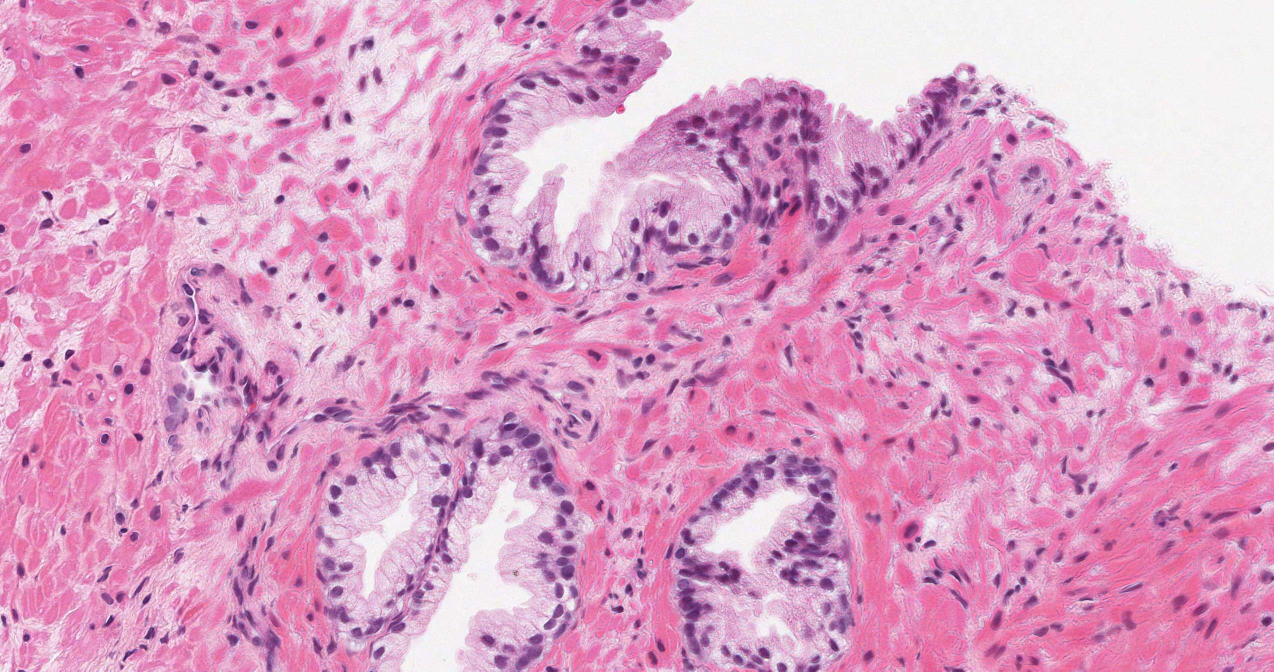
#> input picture data/training-data/78_RLM_YR4.jpg, 2548 x 1343 px, found by its file name (shown at 1/2 size)
$ python caffe_data_prep.py   (Python 2 division)   (older library calls are emulated)
#> lines starting #> are read from the running program, lines starting #| are printed output that depends on the picture
# Prepares data by saving patches of size 'w' from the whole slide image. Also creates a
# meta text file for Caffe which has the patch name and it's corresponding label.
import numpy as np
import matplotlib.image as mpimg
import scipy.misc
import os

root = '/home/sanuj/Projects/'

def saveIm(im, label, h, i, j, k):
    path = root + 'nuclei-net/data/training-data/78_RLM_YR4_3_class_31/' + str(k) + '/'
    # path = root + 'nuclei-net/data/training-data/63_LLM_YR4_3_class_31/' + str(k) + '/'
    name = str(h)+'_'+str(i)+'_'+str(j)+'_'+str(label)+'.jpg'
    if not os.path.exists(path):
        os.makedirs(path)
    text_file = open(path + 'meta.txt', "a")
    scipy.misc.imsave(path + name, im)
    text_file.write(path + name + ' ' + str(label) + '\n')
    print 'saved ' + name + ' in ' + path
    text_file.close()

file_name = root + 'nuclei-net/data/training-data/78_RLM_YR4.jpg'
mask_name = root + 'nuclei-net/data/training-data/tm_78_RLM_YR4.png'
# file_name = root + 'nuclei-net/data/training-data/63_LLM_YR4.jpg'
# mask_name = root + 'nuclei-net/data/training-data/tm_63_LLM_YR4.png'
w = 31          #window size
p = (w-1)/2     #padding

im = mpimg.imread(file_name)
#> im is the input picture: shape (1343, 2548, 3); mean R, G, B 219.9, 159.1, 196.9
# mask = mpimg.imread(mask_name).astype(int) # 2 classes
mask = (mpimg.imread(mask_name)*2).astype(int)
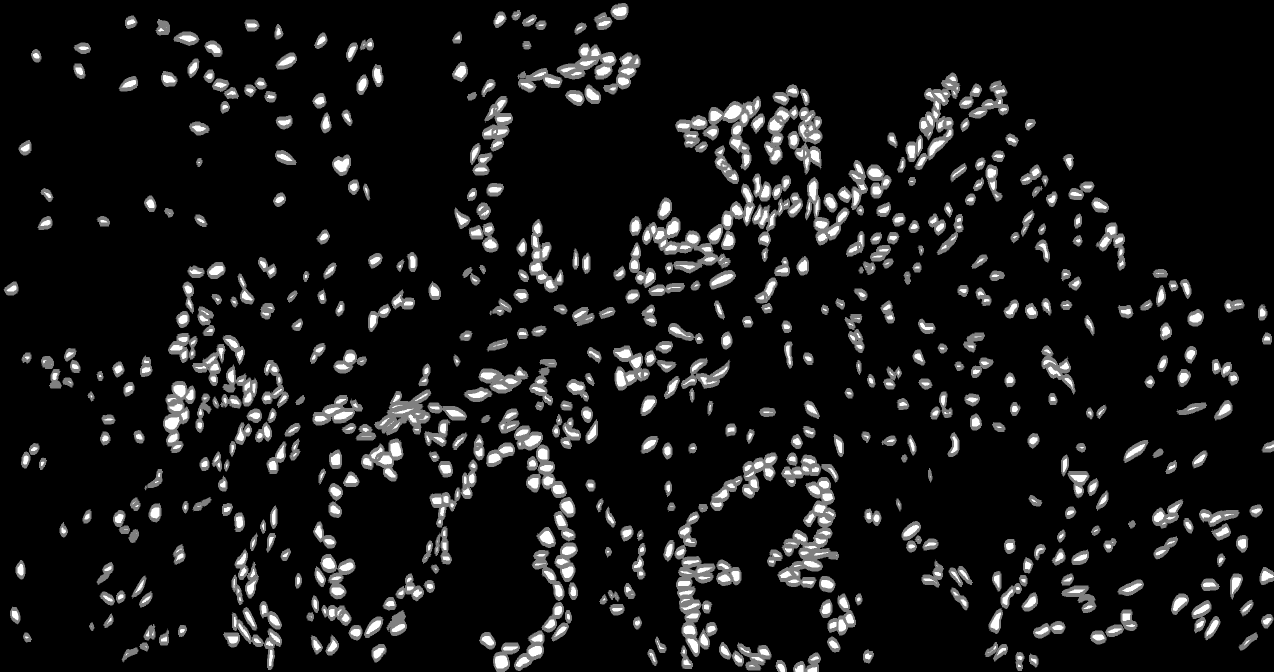
#> input picture data/training-data/tm_78_RLM_YR4.png, 2548 x 1343 px, found by its file name (shown at 1/2 size)
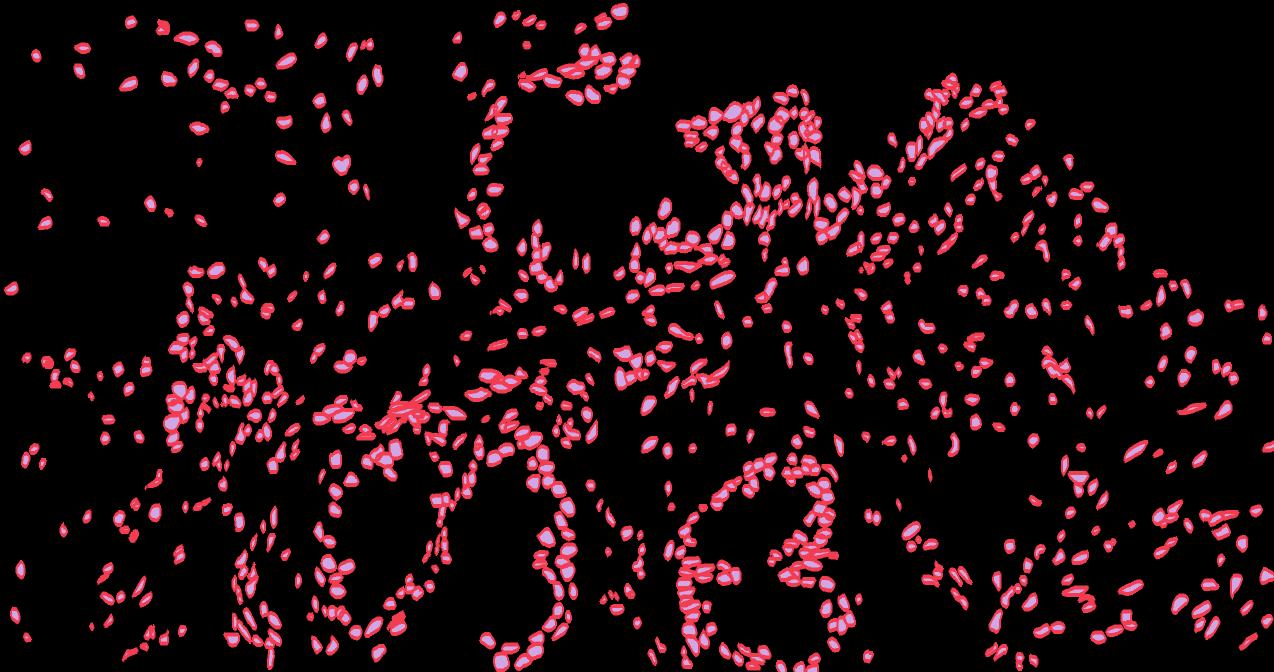
#> mask: shape (1343, 2548) int64 (shown at 1/2 size); 3 distinct labels, from 0 to 2; one colour per label, 0 black
# mask = mask/np.amax(mask)
height, width, channel = im.shape
#> height = 1343; width = 2548; channel = 3

image = np.pad(im, ((p,p),(p,p),(0,0)), 'constant', constant_values=255)
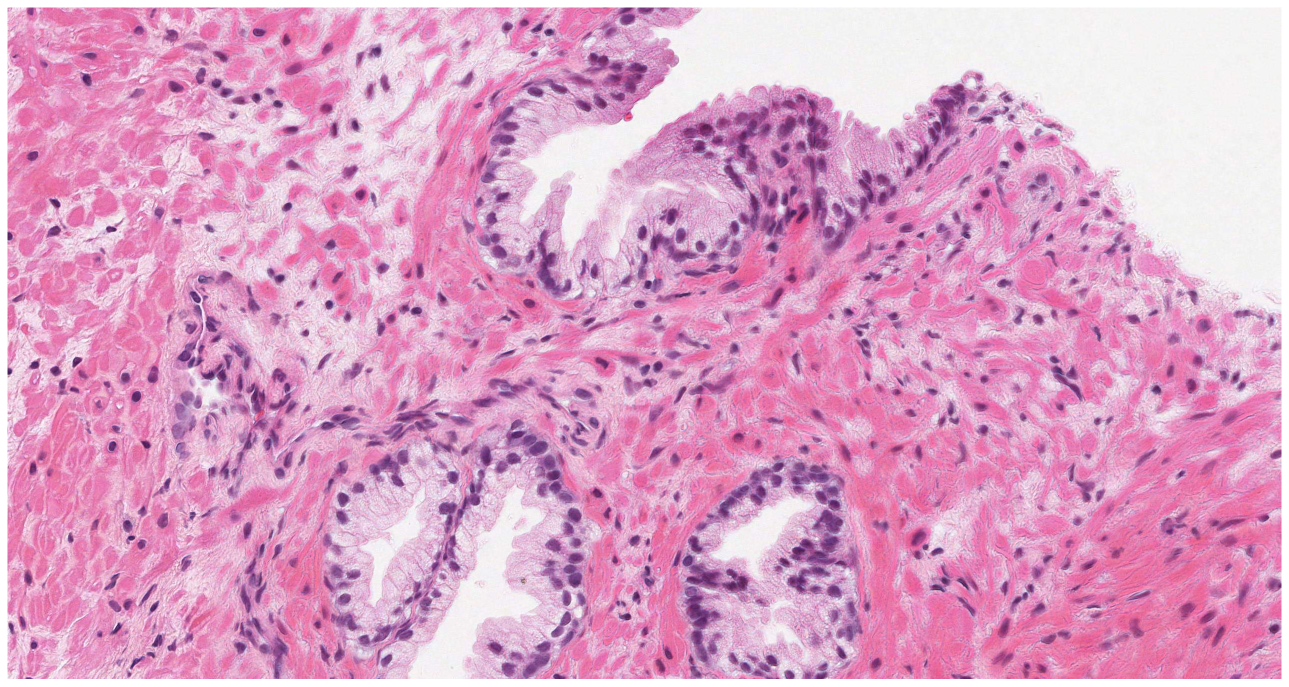
#> image: shape (1373, 2578, 3) (shown at 1/2 size); mean R, G, B 221, 162.3, 198.9
mask = np.pad(mask, p, 'constant') # default constant_values=0
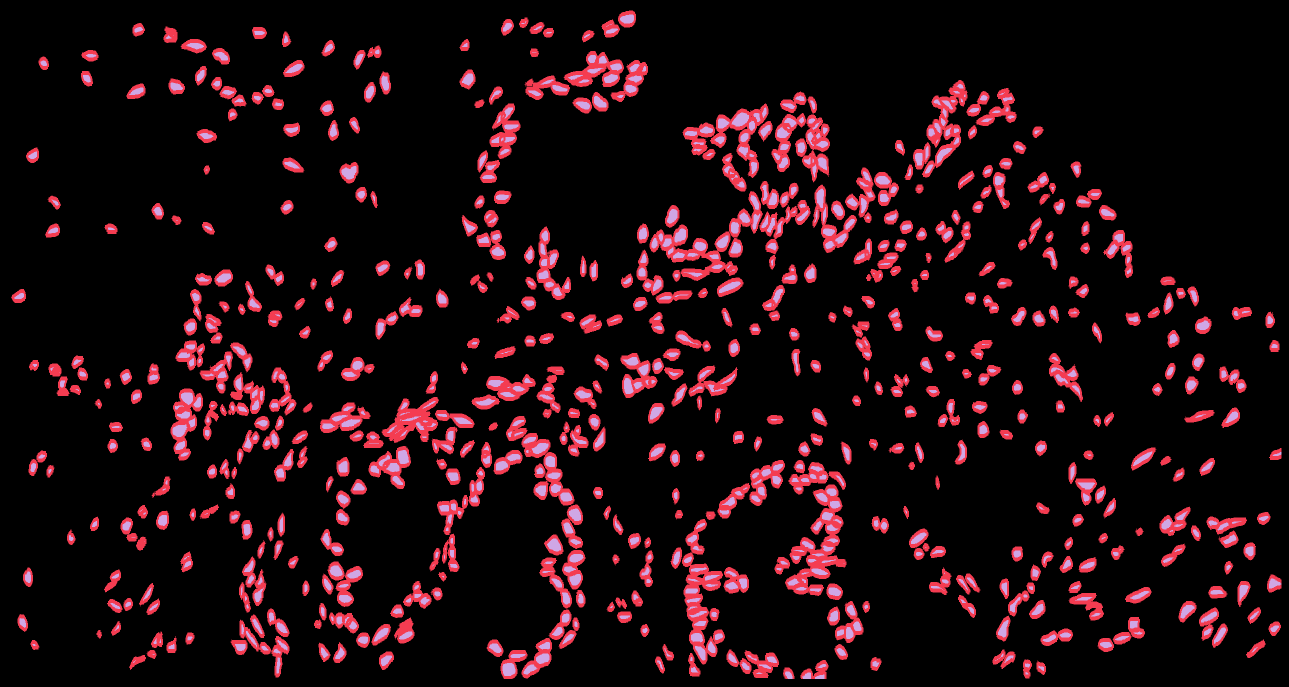
#> mask: shape (1373, 2578) int64 (shown at 1/2 size); 3 distinct labels, from 0 to 2; one colour per label, 0 black

h = 0;
k = 0;
# num_l = [0, 0] # 2 classes
num_l = [0, 0, 0] # 3 classes
for i in range(p, p+height):
    for j in range(p, p+width):
        if h >= 25000:
            k = k+1
            h = 0
        if not (image[i,j] >= [220, 220, 220]).all():
            temp_x = image[i-p:i+p+1, j-p:j+p+1, :]
#> (the run stopped early here; a loop or call above may not have finished)
